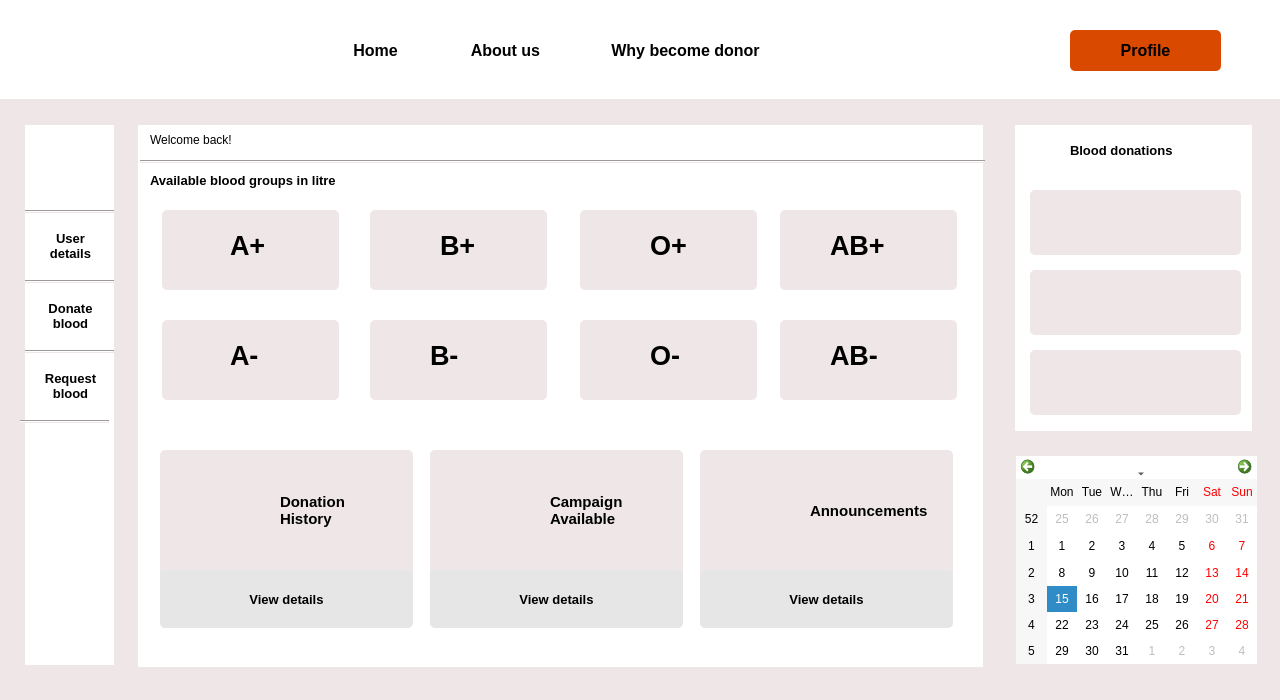
<?xml version="1.0" encoding="UTF-8"?>
<ui version="4.0">
 <class>userDashboard</class>
 <widget class="QDialog" name="userDashboard">
  <property name="geometry">
   <rect>
    <x>0</x>
    <y>0</y>
    <width>1280</width>
    <height>700</height>
   </rect>
  </property>
  <property name="windowTitle">
   <string>Dialog</string>
  </property>
  <property name="styleSheet">
   <string notr="true">background-color:#EFE6E7
</string>
  </property>
  <widget class="QLabel" name="label">
   <property name="geometry">
    <rect>
     <x>0</x>
     <y>0</y>
     <width>1280</width>
     <height>99</height>
    </rect>
   </property>
   <property name="styleSheet">
    <string notr="true">background-color:rgb(255, 255, 255)</string>
   </property>
   <property name="text">
    <string/>
   </property>
  </widget>
  <widget class="QLabel" name="label_3">
   <property name="geometry">
    <rect>
     <x>25</x>
     <y>125</y>
     <width>89</width>
     <height>540</height>
    </rect>
   </property>
   <property name="styleSheet">
    <string notr="true">background-color:rgb(255, 255, 255)</string>
   </property>
   <property name="text">
    <string/>
   </property>
  </widget>
  <widget class="QLabel" name="label_4">
   <property name="geometry">
    <rect>
     <x>138</x>
     <y>125</y>
     <width>845</width>
     <height>542</height>
    </rect>
   </property>
   <property name="styleSheet">
    <string notr="true">background-color:rgb(255, 255, 255)</string>
   </property>
   <property name="text">
    <string/>
   </property>
  </widget>
  <widget class="QLabel" name="label_5">
   <property name="geometry">
    <rect>
     <x>1015</x>
     <y>125</y>
     <width>237</width>
     <height>306</height>
    </rect>
   </property>
   <property name="styleSheet">
    <string notr="true">background-color:rgb(255, 255, 255)</string>
   </property>
   <property name="text">
    <string/>
   </property>
  </widget>
  <widget class="QCalendarWidget" name="calendarWidget">
   <property name="geometry">
    <rect>
     <x>1016</x>
     <y>456</y>
     <width>241</width>
     <height>208</height>
    </rect>
   </property>
   <property name="styleSheet">
    <string notr="true">background-color: rgb(255, 255, 255);
</string>
   </property>
  </widget>
  <widget class="QLabel" name="label_2">
   <property name="geometry">
    <rect>
     <x>45</x>
     <y>140</y>
     <width>51</width>
     <height>51</height>
    </rect>
   </property>
   <property name="styleSheet">
    <string notr="true">background-image: url(:/img/Images/Profile.png);
background-color:rgb(255, 255, 255)</string>
   </property>
   <property name="text">
    <string/>
   </property>
  </widget>
  <widget class="Line" name="line">
   <property name="geometry">
    <rect>
     <x>25</x>
     <y>210</y>
     <width>89</width>
     <height>3</height>
    </rect>
   </property>
   <property name="orientation">
    <enum>Qt::Horizontal</enum>
   </property>
  </widget>
  <widget class="QPushButton" name="home_3">
   <property name="geometry">
    <rect>
     <x>30</x>
     <y>220</y>
     <width>81</width>
     <height>51</height>
    </rect>
   </property>
   <property name="font">
    <font>
     <pointsize>10</pointsize>
     <bold>true</bold>
    </font>
   </property>
   <property name="styleSheet">
    <string notr="true">#home_3
{
 background-color:rgb(255, 255, 255);
border-radius:5px;
}</string>
   </property>
   <property name="text">
    <string>User
details</string>
   </property>
  </widget>
  <widget class="QPushButton" name="donation_req">
   <property name="geometry">
    <rect>
     <x>30</x>
     <y>290</y>
     <width>81</width>
     <height>51</height>
    </rect>
   </property>
   <property name="font">
    <font>
     <pointsize>10</pointsize>
     <bold>true</bold>
    </font>
   </property>
   <property name="styleSheet">
    <string notr="true">#donation_req
{
 background-color:rgb(255, 255, 255);
border-radius:5px;
}</string>
   </property>
   <property name="text">
    <string>Donate
blood</string>
   </property>
  </widget>
  <widget class="Line" name="line_2">
   <property name="geometry">
    <rect>
     <x>25</x>
     <y>350</y>
     <width>89</width>
     <height>3</height>
    </rect>
   </property>
   <property name="orientation">
    <enum>Qt::Horizontal</enum>
   </property>
  </widget>
  <widget class="Line" name="line_3">
   <property name="geometry">
    <rect>
     <x>25</x>
     <y>280</y>
     <width>89</width>
     <height>3</height>
    </rect>
   </property>
   <property name="orientation">
    <enum>Qt::Horizontal</enum>
   </property>
  </widget>
  <widget class="Line" name="line_4">
   <property name="geometry">
    <rect>
     <x>140</x>
     <y>160</y>
     <width>845</width>
     <height>3</height>
    </rect>
   </property>
   <property name="orientation">
    <enum>Qt::Horizontal</enum>
   </property>
  </widget>
  <widget class="QLabel" name="label_6">
   <property name="geometry">
    <rect>
     <x>150</x>
     <y>130</y>
     <width>151</width>
     <height>20</height>
    </rect>
   </property>
   <property name="styleSheet">
    <string notr="true">background-color:rgb(255, 255, 255)</string>
   </property>
   <property name="text">
    <string>Welcome back!</string>
   </property>
  </widget>
  <widget class="QPushButton" name="home">
   <property name="geometry">
    <rect>
     <x>300</x>
     <y>30</y>
     <width>151</width>
     <height>41</height>
    </rect>
   </property>
   <property name="font">
    <font>
     <pointsize>12</pointsize>
     <bold>true</bold>
    </font>
   </property>
   <property name="styleSheet">
    <string notr="true">#home

{
 background-color:rgb(255, 255, 255);
border-radius:5px;
}</string>
   </property>
   <property name="text">
    <string>Home</string>
   </property>
  </widget>
  <widget class="QPushButton" name="about">
   <property name="geometry">
    <rect>
     <x>430</x>
     <y>30</y>
     <width>151</width>
     <height>41</height>
    </rect>
   </property>
   <property name="font">
    <font>
     <pointsize>12</pointsize>
     <bold>true</bold>
    </font>
   </property>
   <property name="styleSheet">
    <string notr="true">#about

{
 background-color:rgb(255, 255, 255);
border-radius:5px;
}</string>
   </property>
   <property name="text">
    <string>About us</string>
   </property>
  </widget>
  <widget class="QPushButton" name="why">
   <property name="geometry">
    <rect>
     <x>570</x>
     <y>30</y>
     <width>231</width>
     <height>41</height>
    </rect>
   </property>
   <property name="font">
    <font>
     <pointsize>12</pointsize>
     <bold>true</bold>
    </font>
   </property>
   <property name="styleSheet">
    <string notr="true">#why

{
 background-color:rgb(255, 255, 255);
border-radius:5px;
}</string>
   </property>
   <property name="text">
    <string>Why become donor</string>
   </property>
  </widget>
  <widget class="QPushButton" name="login">
   <property name="geometry">
    <rect>
     <x>1070</x>
     <y>30</y>
     <width>151</width>
     <height>41</height>
    </rect>
   </property>
   <property name="font">
    <font>
     <pointsize>12</pointsize>
     <bold>true</bold>
    </font>
   </property>
   <property name="styleSheet">
    <string notr="true">#login
{
 background-color:rgb(218, 73, 0);
border-radius:5px;
}</string>
   </property>
   <property name="text">
    <string>Profile</string>
   </property>
  </widget>
  <widget class="QLabel" name="label_8">
   <property name="geometry">
    <rect>
     <x>150</x>
     <y>170</y>
     <width>281</width>
     <height>21</height>
    </rect>
   </property>
   <property name="font">
    <font>
     <pointsize>10</pointsize>
     <bold>true</bold>
    </font>
   </property>
   <property name="styleSheet">
    <string notr="true">background-color:rgb(255, 255, 255)</string>
   </property>
   <property name="text">
    <string>Available blood groups in litre</string>
   </property>
  </widget>
  <widget class="QPushButton" name="donation_req_2">
   <property name="geometry">
    <rect>
     <x>30</x>
     <y>360</y>
     <width>81</width>
     <height>51</height>
    </rect>
   </property>
   <property name="font">
    <font>
     <pointsize>10</pointsize>
     <bold>true</bold>
    </font>
   </property>
   <property name="styleSheet">
    <string notr="true">#donation_req_2
{
 background-color:rgb(255, 255, 255);
border-radius:5px;
}</string>
   </property>
   <property name="text">
    <string>Request
blood</string>
   </property>
  </widget>
  <widget class="Line" name="line_5">
   <property name="geometry">
    <rect>
     <x>20</x>
     <y>420</y>
     <width>89</width>
     <height>3</height>
    </rect>
   </property>
   <property name="orientation">
    <enum>Qt::Horizontal</enum>
   </property>
  </widget>
  <widget class="QLabel" name="label_9">
   <property name="geometry">
    <rect>
     <x>162</x>
     <y>210</y>
     <width>177</width>
     <height>80</height>
    </rect>
   </property>
   <property name="styleSheet">
    <string notr="true">border-radius:5px;
</string>
   </property>
   <property name="text">
    <string/>
   </property>
  </widget>
  <widget class="QLabel" name="label_10">
   <property name="geometry">
    <rect>
     <x>162</x>
     <y>320</y>
     <width>177</width>
     <height>80</height>
    </rect>
   </property>
   <property name="styleSheet">
    <string notr="true">border-radius:5px;
</string>
   </property>
   <property name="text">
    <string/>
   </property>
  </widget>
  <widget class="QLabel" name="label_11">
   <property name="geometry">
    <rect>
     <x>370</x>
     <y>210</y>
     <width>177</width>
     <height>80</height>
    </rect>
   </property>
   <property name="styleSheet">
    <string notr="true">border-radius:5px;
</string>
   </property>
   <property name="text">
    <string/>
   </property>
  </widget>
  <widget class="QLabel" name="label_12">
   <property name="geometry">
    <rect>
     <x>580</x>
     <y>210</y>
     <width>177</width>
     <height>80</height>
    </rect>
   </property>
   <property name="styleSheet">
    <string notr="true">border-radius:5px;
</string>
   </property>
   <property name="text">
    <string/>
   </property>
  </widget>
  <widget class="QLabel" name="label_13">
   <property name="geometry">
    <rect>
     <x>780</x>
     <y>210</y>
     <width>177</width>
     <height>80</height>
    </rect>
   </property>
   <property name="styleSheet">
    <string notr="true">border-radius:5px;
</string>
   </property>
   <property name="text">
    <string/>
   </property>
  </widget>
  <widget class="QLabel" name="label_14">
   <property name="geometry">
    <rect>
     <x>580</x>
     <y>320</y>
     <width>177</width>
     <height>80</height>
    </rect>
   </property>
   <property name="styleSheet">
    <string notr="true">border-radius:5px;
</string>
   </property>
   <property name="text">
    <string/>
   </property>
  </widget>
  <widget class="QLabel" name="label_15">
   <property name="geometry">
    <rect>
     <x>370</x>
     <y>320</y>
     <width>177</width>
     <height>80</height>
    </rect>
   </property>
   <property name="styleSheet">
    <string notr="true">border-radius:5px;
</string>
   </property>
   <property name="text">
    <string/>
   </property>
  </widget>
  <widget class="QLabel" name="label_16">
   <property name="geometry">
    <rect>
     <x>780</x>
     <y>320</y>
     <width>177</width>
     <height>80</height>
    </rect>
   </property>
   <property name="styleSheet">
    <string notr="true">border-radius:5px;
</string>
   </property>
   <property name="text">
    <string/>
   </property>
  </widget>
  <widget class="QLabel" name="label_17">
   <property name="geometry">
    <rect>
     <x>160</x>
     <y>450</y>
     <width>253</width>
     <height>175</height>
    </rect>
   </property>
   <property name="styleSheet">
    <string notr="true">border-radius:5px;</string>
   </property>
   <property name="text">
    <string/>
   </property>
  </widget>
  <widget class="QPushButton" name="pushButton">
   <property name="geometry">
    <rect>
     <x>160</x>
     <y>570</y>
     <width>253</width>
     <height>58</height>
    </rect>
   </property>
   <property name="font">
    <font>
     <pointsize>10</pointsize>
     <bold>true</bold>
    </font>
   </property>
   <property name="styleSheet">
    <string notr="true">background-color:#E6E6E6;
border-radius:5px;</string>
   </property>
   <property name="text">
    <string>View details</string>
   </property>
  </widget>
  <widget class="QLabel" name="label_18">
   <property name="geometry">
    <rect>
     <x>430</x>
     <y>450</y>
     <width>253</width>
     <height>175</height>
    </rect>
   </property>
   <property name="styleSheet">
    <string notr="true">border-radius:5px;</string>
   </property>
   <property name="text">
    <string/>
   </property>
  </widget>
  <widget class="QLabel" name="label_19">
   <property name="geometry">
    <rect>
     <x>700</x>
     <y>450</y>
     <width>253</width>
     <height>175</height>
    </rect>
   </property>
   <property name="styleSheet">
    <string notr="true">border-radius:5px;</string>
   </property>
   <property name="text">
    <string/>
   </property>
  </widget>
  <widget class="QPushButton" name="pushButton_2">
   <property name="geometry">
    <rect>
     <x>700</x>
     <y>570</y>
     <width>253</width>
     <height>58</height>
    </rect>
   </property>
   <property name="font">
    <font>
     <pointsize>10</pointsize>
     <bold>true</bold>
    </font>
   </property>
   <property name="styleSheet">
    <string notr="true">background-color:#E6E6E6;
border-radius:5px;</string>
   </property>
   <property name="text">
    <string>View details</string>
   </property>
  </widget>
  <widget class="QPushButton" name="pushButton_3">
   <property name="geometry">
    <rect>
     <x>430</x>
     <y>570</y>
     <width>253</width>
     <height>58</height>
    </rect>
   </property>
   <property name="font">
    <font>
     <pointsize>10</pointsize>
     <bold>true</bold>
    </font>
   </property>
   <property name="styleSheet">
    <string notr="true">background-color:#E6E6E6;
border-radius:5px;
</string>
   </property>
   <property name="text">
    <string>View details</string>
   </property>
  </widget>
  <widget class="QLabel" name="label_20">
   <property name="geometry">
    <rect>
     <x>1030</x>
     <y>190</y>
     <width>211</width>
     <height>65</height>
    </rect>
   </property>
   <property name="styleSheet">
    <string notr="true">border-radius:5px;
</string>
   </property>
   <property name="text">
    <string/>
   </property>
  </widget>
  <widget class="QLabel" name="label_21">
   <property name="geometry">
    <rect>
     <x>1030</x>
     <y>270</y>
     <width>211</width>
     <height>65</height>
    </rect>
   </property>
   <property name="styleSheet">
    <string notr="true">border-radius:5px;
</string>
   </property>
   <property name="text">
    <string/>
   </property>
  </widget>
  <widget class="QLabel" name="label_22">
   <property name="geometry">
    <rect>
     <x>1030</x>
     <y>350</y>
     <width>211</width>
     <height>65</height>
    </rect>
   </property>
   <property name="styleSheet">
    <string notr="true">border-radius:5px;
</string>
   </property>
   <property name="text">
    <string/>
   </property>
  </widget>
  <widget class="QLabel" name="label_23">
   <property name="geometry">
    <rect>
     <x>1070</x>
     <y>140</y>
     <width>181</width>
     <height>21</height>
    </rect>
   </property>
   <property name="font">
    <font>
     <pointsize>10</pointsize>
     <bold>true</bold>
    </font>
   </property>
   <property name="styleSheet">
    <string notr="true">background-color:rgb(255, 255, 255)</string>
   </property>
   <property name="text">
    <string>Blood donations</string>
   </property>
  </widget>
  <widget class="QLabel" name="label_24">
   <property name="geometry">
    <rect>
     <x>270</x>
     <y>220</y>
     <width>63</width>
     <height>61</height>
    </rect>
   </property>
   <property name="styleSheet">
    <string notr="true">
background-image: url(:/img/Images/blood_drop.png);</string>
   </property>
   <property name="text">
    <string/>
   </property>
  </widget>
  <widget class="QLabel" name="label_25">
   <property name="geometry">
    <rect>
     <x>270</x>
     <y>330</y>
     <width>63</width>
     <height>61</height>
    </rect>
   </property>
   <property name="styleSheet">
    <string notr="true">
background-image: url(:/img/Images/blood_drop.png);</string>
   </property>
   <property name="text">
    <string/>
   </property>
  </widget>
  <widget class="QLabel" name="label_26">
   <property name="geometry">
    <rect>
     <x>890</x>
     <y>330</y>
     <width>63</width>
     <height>61</height>
    </rect>
   </property>
   <property name="styleSheet">
    <string notr="true">
background-image: url(:/img/Images/blood_drop.png);</string>
   </property>
   <property name="text">
    <string/>
   </property>
  </widget>
  <widget class="QLabel" name="label_27">
   <property name="geometry">
    <rect>
     <x>690</x>
     <y>330</y>
     <width>63</width>
     <height>61</height>
    </rect>
   </property>
   <property name="styleSheet">
    <string notr="true">
background-image: url(:/img/Images/blood_drop.png);</string>
   </property>
   <property name="text">
    <string/>
   </property>
  </widget>
  <widget class="QLabel" name="label_28">
   <property name="geometry">
    <rect>
     <x>480</x>
     <y>330</y>
     <width>63</width>
     <height>61</height>
    </rect>
   </property>
   <property name="styleSheet">
    <string notr="true">
background-image: url(:/img/Images/blood_drop.png);</string>
   </property>
   <property name="text">
    <string/>
   </property>
  </widget>
  <widget class="QLabel" name="label_29">
   <property name="geometry">
    <rect>
     <x>890</x>
     <y>220</y>
     <width>63</width>
     <height>61</height>
    </rect>
   </property>
   <property name="styleSheet">
    <string notr="true">
background-image: url(:/img/Images/blood_drop.png);</string>
   </property>
   <property name="text">
    <string/>
   </property>
  </widget>
  <widget class="QLabel" name="label_30">
   <property name="geometry">
    <rect>
     <x>690</x>
     <y>220</y>
     <width>63</width>
     <height>61</height>
    </rect>
   </property>
   <property name="styleSheet">
    <string notr="true">
background-image: url(:/img/Images/blood_drop.png);</string>
   </property>
   <property name="text">
    <string/>
   </property>
  </widget>
  <widget class="QLabel" name="label_31">
   <property name="geometry">
    <rect>
     <x>480</x>
     <y>220</y>
     <width>63</width>
     <height>61</height>
    </rect>
   </property>
   <property name="styleSheet">
    <string notr="true">
background-image: url(:/img/Images/blood_drop.png);</string>
   </property>
   <property name="text">
    <string/>
   </property>
  </widget>
  <widget class="QLabel" name="label_32">
   <property name="geometry">
    <rect>
     <x>210</x>
     <y>490</y>
     <width>50</width>
     <height>50</height>
    </rect>
   </property>
   <property name="styleSheet">
    <string notr="true">background-image: url(:/img/Images/Donor.png);</string>
   </property>
   <property name="text">
    <string/>
   </property>
  </widget>
  <widget class="QLabel" name="label_33">
   <property name="geometry">
    <rect>
     <x>480</x>
     <y>490</y>
     <width>50</width>
     <height>50</height>
    </rect>
   </property>
   <property name="styleSheet">
    <string notr="true">background-image: url(:/img/Images/camp.png);</string>
   </property>
   <property name="text">
    <string/>
   </property>
  </widget>
  <widget class="QLabel" name="label_34">
   <property name="geometry">
    <rect>
     <x>740</x>
     <y>490</y>
     <width>50</width>
     <height>50</height>
    </rect>
   </property>
   <property name="styleSheet">
    <string notr="true">
background-image: url(:/img/Images/announcement.png);</string>
   </property>
   <property name="text">
    <string/>
   </property>
  </widget>
  <widget class="QLabel" name="label_35">
   <property name="geometry">
    <rect>
     <x>280</x>
     <y>480</y>
     <width>101</width>
     <height>61</height>
    </rect>
   </property>
   <property name="font">
    <font>
     <pointsize>11</pointsize>
     <bold>true</bold>
    </font>
   </property>
   <property name="styleSheet">
    <string notr="true"/>
   </property>
   <property name="text">
    <string>Donation
History</string>
   </property>
  </widget>
  <widget class="QLabel" name="label_36">
   <property name="geometry">
    <rect>
     <x>550</x>
     <y>480</y>
     <width>101</width>
     <height>61</height>
    </rect>
   </property>
   <property name="font">
    <font>
     <pointsize>11</pointsize>
     <bold>true</bold>
    </font>
   </property>
   <property name="styleSheet">
    <string notr="true"/>
   </property>
   <property name="text">
    <string>Campaign
Available</string>
   </property>
  </widget>
  <widget class="QLabel" name="label_37">
   <property name="geometry">
    <rect>
     <x>810</x>
     <y>480</y>
     <width>131</width>
     <height>61</height>
    </rect>
   </property>
   <property name="font">
    <font>
     <pointsize>11</pointsize>
     <bold>true</bold>
    </font>
   </property>
   <property name="styleSheet">
    <string notr="true"/>
   </property>
   <property name="text">
    <string>Announcements</string>
   </property>
  </widget>
  <widget class="QLabel" name="label_7">
   <property name="geometry">
    <rect>
     <x>30</x>
     <y>0</y>
     <width>81</width>
     <height>91</height>
    </rect>
   </property>
   <property name="styleSheet">
    <string notr="true">background-color:rgb(255, 255, 255);
border-image: url(:/img/Images/logo1.png);</string>
   </property>
   <property name="text">
    <string/>
   </property>
  </widget>
  <widget class="QLabel" name="label_38">
   <property name="geometry">
    <rect>
     <x>1050</x>
     <y>204</y>
     <width>41</width>
     <height>41</height>
    </rect>
   </property>
   <property name="styleSheet">
    <string notr="true">border-image: url(:/img/Images/Donor.png);</string>
   </property>
   <property name="text">
    <string/>
   </property>
  </widget>
  <widget class="QLabel" name="label_39">
   <property name="geometry">
    <rect>
     <x>1050</x>
     <y>280</y>
     <width>41</width>
     <height>41</height>
    </rect>
   </property>
   <property name="styleSheet">
    <string notr="true">border-image: url(:/img/Images/hospital.png);</string>
   </property>
   <property name="text">
    <string/>
   </property>
  </widget>
  <widget class="QLabel" name="label_40">
   <property name="geometry">
    <rect>
     <x>1050</x>
     <y>359</y>
     <width>41</width>
     <height>41</height>
    </rect>
   </property>
   <property name="styleSheet">
    <string notr="true">border-image: url(:/img/Images/announcement.png);</string>
   </property>
   <property name="text">
    <string/>
   </property>
  </widget>
  <widget class="QLabel" name="label_41">
   <property name="geometry">
    <rect>
     <x>230</x>
     <y>220</y>
     <width>51</width>
     <height>51</height>
    </rect>
   </property>
   <property name="font">
    <font>
     <pointsize>20</pointsize>
     <bold>true</bold>
    </font>
   </property>
   <property name="text">
    <string>A+</string>
   </property>
  </widget>
  <widget class="QLabel" name="label_42">
   <property name="geometry">
    <rect>
     <x>230</x>
     <y>330</y>
     <width>51</width>
     <height>51</height>
    </rect>
   </property>
   <property name="font">
    <font>
     <pointsize>20</pointsize>
     <bold>true</bold>
    </font>
   </property>
   <property name="text">
    <string>A-</string>
   </property>
  </widget>
  <widget class="QLabel" name="label_43">
   <property name="geometry">
    <rect>
     <x>440</x>
     <y>220</y>
     <width>51</width>
     <height>51</height>
    </rect>
   </property>
   <property name="font">
    <font>
     <pointsize>20</pointsize>
     <bold>true</bold>
    </font>
   </property>
   <property name="text">
    <string>B+</string>
   </property>
  </widget>
  <widget class="QLabel" name="label_44">
   <property name="geometry">
    <rect>
     <x>650</x>
     <y>220</y>
     <width>51</width>
     <height>51</height>
    </rect>
   </property>
   <property name="font">
    <font>
     <pointsize>20</pointsize>
     <bold>true</bold>
    </font>
   </property>
   <property name="text">
    <string>O+</string>
   </property>
  </widget>
  <widget class="QLabel" name="label_45">
   <property name="geometry">
    <rect>
     <x>830</x>
     <y>220</y>
     <width>71</width>
     <height>51</height>
    </rect>
   </property>
   <property name="font">
    <font>
     <pointsize>20</pointsize>
     <bold>true</bold>
    </font>
   </property>
   <property name="text">
    <string>AB+</string>
   </property>
  </widget>
  <widget class="QLabel" name="label_46">
   <property name="geometry">
    <rect>
     <x>650</x>
     <y>330</y>
     <width>51</width>
     <height>51</height>
    </rect>
   </property>
   <property name="font">
    <font>
     <pointsize>20</pointsize>
     <bold>true</bold>
    </font>
   </property>
   <property name="text">
    <string>O-</string>
   </property>
  </widget>
  <widget class="QLabel" name="label_47">
   <property name="geometry">
    <rect>
     <x>430</x>
     <y>330</y>
     <width>51</width>
     <height>51</height>
    </rect>
   </property>
   <property name="font">
    <font>
     <pointsize>20</pointsize>
     <bold>true</bold>
    </font>
   </property>
   <property name="text">
    <string>B-</string>
   </property>
  </widget>
  <widget class="QLabel" name="label_48">
   <property name="geometry">
    <rect>
     <x>830</x>
     <y>330</y>
     <width>71</width>
     <height>51</height>
    </rect>
   </property>
   <property name="font">
    <font>
     <pointsize>20</pointsize>
     <bold>true</bold>
    </font>
   </property>
   <property name="text">
    <string>AB-</string>
   </property>
  </widget>
 </widget>
 <resources/>
 <connections/>
</ui>
